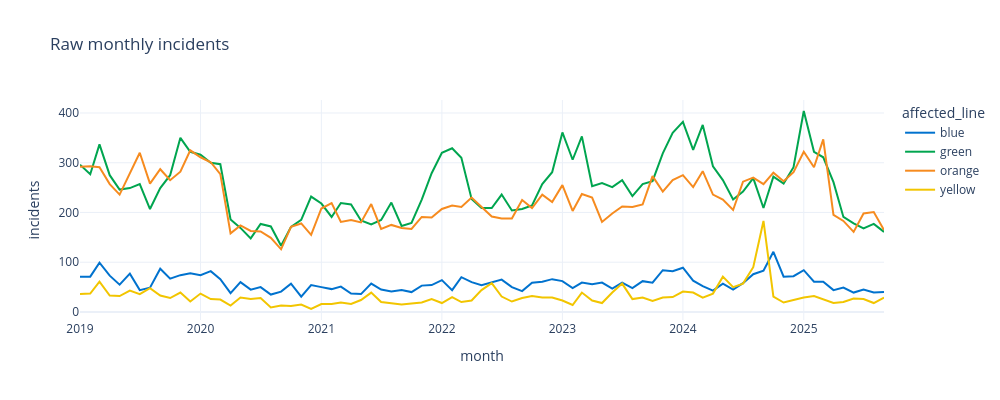

Write notebook code for a chart like this one.
### Code cell
# Raw monthly counts
inc_by_line['month'] = inc_by_line.day.dt.to_period('M').dt.to_timestamp()
counts = inc_by_line.groupby(['month', 'affected_line']).size().reset_index(name='incidents')

px.line(counts, x='month', y='incidents', color='affected_line',
        title='Raw monthly incidents')
